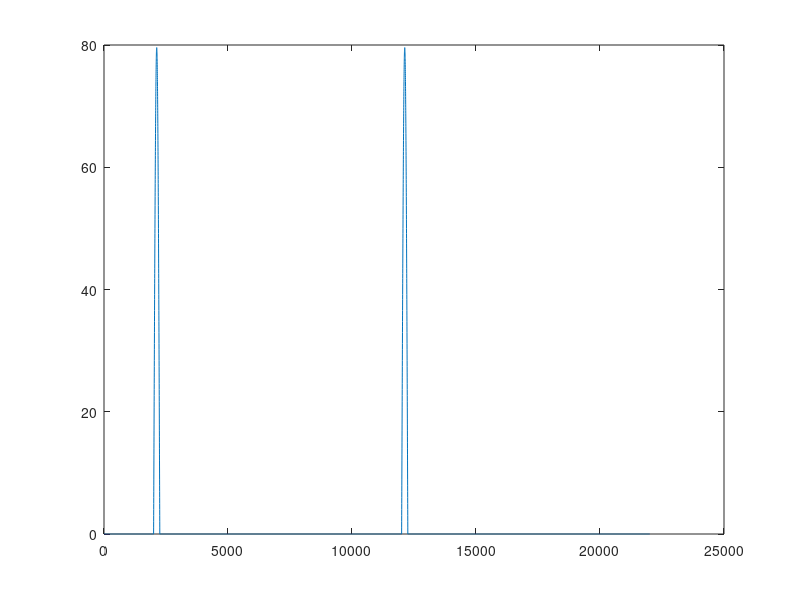

Write MATLAB code to recreate this figure.
dt = 1/1000;
t = -1 : dt : 10;
t2 = -2 : dt : 20;
% hardcoded
t3 = -1 : dt : 10.249;
freq = [0 1 4 6.5 7.5 8.5 11.5 19.5];

u = @(t) (t >= 0);
pulse = @(t, T) (u(t) - u(t - T));
x = @(t, f) (exp(2j*pi*f*t).*u(t));
h = pulse(t, 0.25);

% ghetto_plot(x, dt, t, t2, freq, h, 0)
% ghetto_plot(x, dt, t, t2, freq, h, 1)
% 
% h = h(h ~= 0);
% ghetto_plot(x, dt, t, t3, freq, h, 1)

h2 = @(t) (h.*exp(15j*pi*t));
plot(abs(conv(x(t, 11.5), h2(t))))
% ghetto_plot(x, dt, t, t2, freq, h2, 0)
